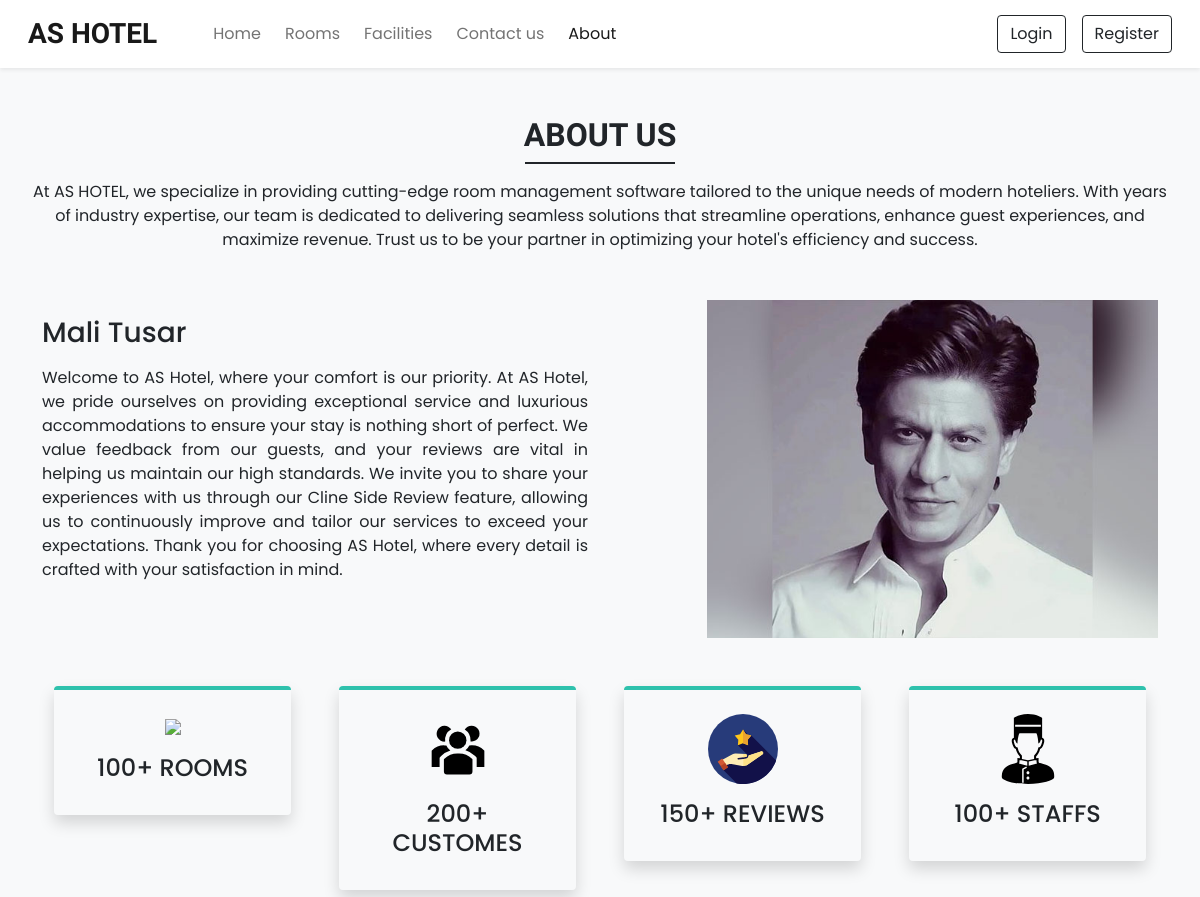
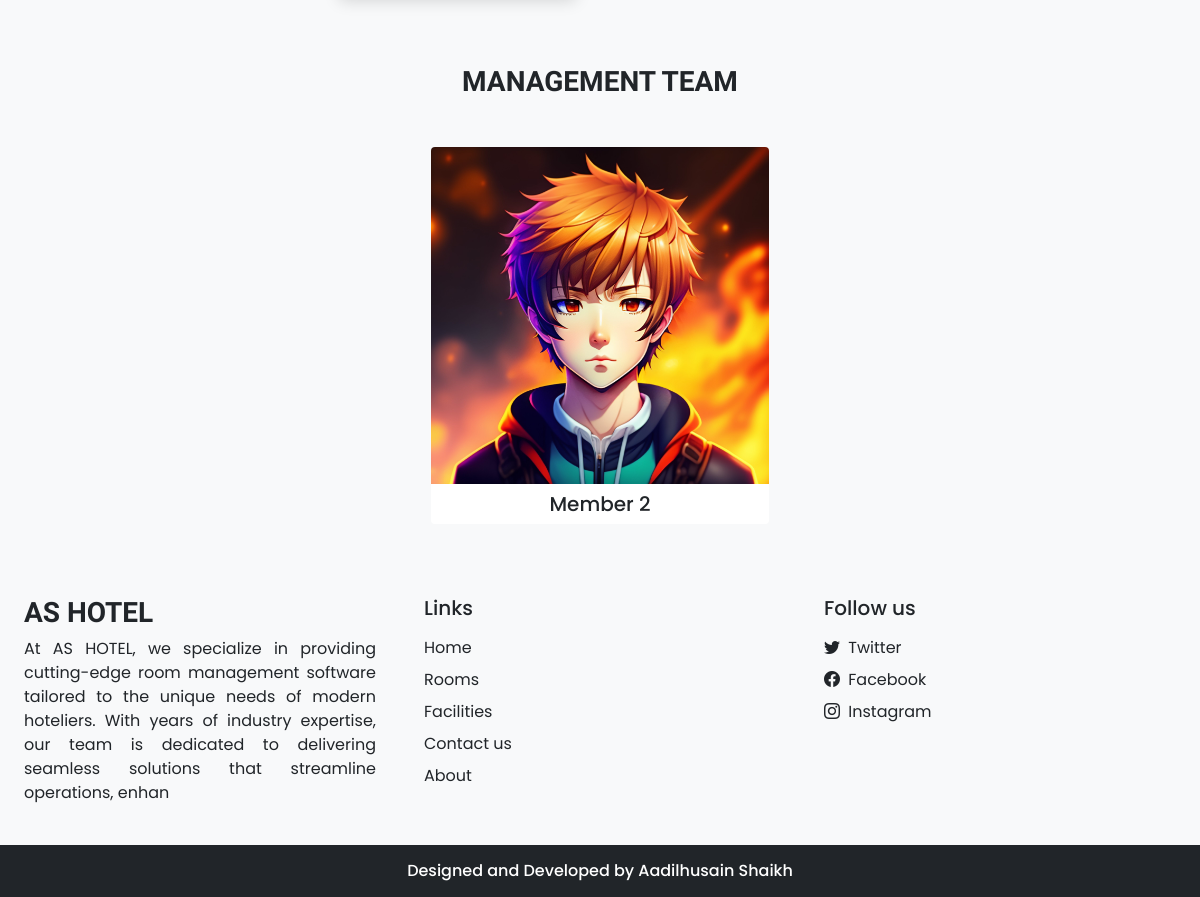
Page /about.php on the committed database (2 pictures, top to bottom).
### tables this page shows
CREATE TABLE `settings` (
  `sr_no` int(11) NOT NULL,
  `site_title` varchar(30) NOT NULL,
  `site_about` varchar(250) NOT NULL,
  `shutdown` tinyint(1) NOT NULL
);

CREATE TABLE `team_details` (
  `sr_no` int(11) NOT NULL,
  `name` varchar(50) NOT NULL,
  `picture` varchar(150) NOT NULL
);

### admin/inc/db_config.php (called while the page is built, shortened)
<?php
    function selectAll($table)
    {
        $con = $GLOBALS['con'];
        $res = mysqli_query($con,"SELECT * FROM $table");
        return $res;
    }
    function select($sql,$values,$datatypes)
    {
        $con = $GLOBALS['con'];
        if($stmt = mysqli_prepare($con,$sql))
        {
            mysqli_stmt_bind_param($stmt,$datatypes,...$values);
            if(mysqli_stmt_execute($stmt)){
                $res = mysqli_stmt_get_result($stmt);
                return $res;
            }
            else{
                mysqli_stmt_close($stmt);
                die("Query cannot be executed - Select");
            }
        }
        else{
            die("Query cannot be prepared - Select");
        }
    }
?>

### about.php (the view, shortened to what this page needs)
<!doctype html>
    <html lang="en">
    <head>
        <?php require('inc/links.php'); ?>
            <link rel="stylesheet" href="https://cdn.jsdelivr.net/npm/swiper@10/swiper-bundle.min.css" />
            <link
              rel="stylesheet"
              href="https://unpkg.com/swiper/swiper-bundle.min.css"
            />
            <link rel="stylesheet" href="https://cdn.jsdelivr.net/npm/swiper@11/swiper-bundle.min.css" />
    </head>
    <body class="bg-light">
        <?php require('inc/header.php'); ?>
        <div class="my-5 px-4">
            <h2 class="fw-bold h-font text-center">ABOUT US</h2>
            <div class="h-line bg-dark"></div>
            <p class="text-center mt-3">
                At AS HOTEL, we specialize in providing cutting-edge room management software tailored to the unique needs of modern hoteliers.
                With years of industry expertise, our team is dedicated to delivering seamless solutions that streamline operations,
                   enhance guest experiences, and maximize revenue. Trust us to be your partner in optimizing your hotel's efficiency and success.
            </p>
        </div>
        <div class="container">
            <div class="row justify-content-between align-items-center">
                <div class="col-lg-6 col-md-5 mb-4 order-lg-1 order-md-1 order-2">
                    <h3 class="mb-3">Mali Tusar</h3>
                    <p class="info_message">
                    Welcome to AS Hotel, where your comfort is our priority.
                    At AS Hotel, we pride ourselves on providing exceptional service and luxurious accommodations to ensure your stay is nothing short of perfect.
                    We value feedback from our guests, and your reviews are vital in helping us maintain our high standards.
                    We invite you to share your experiences with us through our Cline Side Review feature,
                    allowing us to continuously improve and tailor our services to exceed your expectations.
                    Thank you for choosing AS Hotel, where every detail is crafted with your satisfaction in mind.
                    </p>
                </div>
                <div class="col-lg-5 col-md-5 md-4 order-lg-2 order-md-2 order-1">
                    <img src="Images/about/1.jpg" class="w-100">
                </div>
            </div>
        </div>
        <div class="container mt-5">
            <div class="row">
                <div class="col-lg-3 col-md-6 mb-4 px-4">
                    <div class="bg-whote rounded shadow p-4 border-top border-4 text-center box">
                        <img src="Images/about/hotel.svg" width="70px">
                        <h4 class="mt-3">100+ ROOMS</h4>
                    </div>
                </div>
                <div class="col-lg-3 col-md-6 mb-4 px-4">
                    <div class="bg-whote rounded shadow p-4 border-top border-4 text-center box">
                        <img src="Images/about/customer.svg" width="70px">
                        <h4 class="mt-3">200+ CUSTOMES</h4>
                    </div>
                </div>
                <div class="col-lg-3 col-md-6 mb-4 px-4">
                    <div class="bg-whote rounded shadow p-4 border-top border-4 text-center box">
                        <img src="Images/about/rating.svg" width="70px">
                        <h4 class="mt-3">150+ REVIEWS</h4>
                    </div>
                </div>
                <div class="col-lg-3 col-md-6 mb-4 px-4">
                    <div class="bg-whote rounded shadow p-4 border-top border-4 text-center box">
                        <img src="Images/about/staff.svg" width="70px">
                        <h4 class="mt-3">100+ STAFFS</h4>
                    </div>
                </div>
            </div>
        </div>
        <h3 class="my-5 fw-bold h-font text-center">MANAGEMENT TEAM</h3>
        <div class="container px-4">
            <div class="swiper mySwiper">
                <div class="swiper-wrapper mb-5">
                    <?php
                        $about_r = selectAll('team_details');
                        $path = ABOUT_IMG_PATH;
                        while($row = mysqli_fetch_assoc($about_r)){
                            echo<<<data
                                <div class="swiper-slide bg-white text-center overflow-hidden rounded ">
                                    <img src="$path$row[picture]" class="w-100">
                                    <h5 class="mt-2">$row[name]</h5>
                                </div>
                            data;
                        }
                    ?>
                </div>
            </div>
        </div>
            <?php require('inc/footer.php') ?>
    </body>
</html>

### inc/header.php (shortened to what this page needs)
<nav id="nav-bar" class="navbar navbar-expand-lg navbar-light bg-white px-lg-3 py-lg-2 shadow-sm sticky-top">
    <div class="container-fluid">
        <a class="navbar-brand me-5 fw-bold fs-3 h-font" href="index.php"><?php echo $settings_r['site_title'] ?></a>
        <div class="collapse navbar-collapse" id="navbarSupportedContent">
            <ul class="navbar-nav me-auto mb-2 mb-lg-0">
                <li class="nav-item">
                    <a class="nav-link me-2" href="index.php">Home</a>
                </li>
                <li class="nav-item">
                    <a class="nav-link me-2" href="rooms.php">Rooms</a>
                </li>
                <li class="nav-item">
                    <a class="nav-link me-2" href="facilities.php">Facilities</a>
                </li>
                <li class="nav-item">
                    <a class="nav-link me-2" href="contact.php">Contact us</a>
                </li>
                <li class="nav-item">
                    <a class="nav-link me-2" href="about.php">About</a>
                </li>
            </ul>
            <div class="d-flex">
                <?php
                    if(isset($_SESSION['login']) && $_SESSION['login'] == true)
                    {
                        $path = USERS_IMG_PATH;
                        echo <<<data
                            <div class="btn-group">
                                <button type="button" class="btn btn-outline-dark shadow-none dropdown-toggle" data-bs-toggle="dropdown" data-bs-display="static" aria-expanded="false">
                                    <img src="$path$_SESSION[uPic]" style="width: 25px; height: 25px;" class="me-1 rounded-circle">
                                    $_SESSION[uName]
                                </button>
                                <ul class="dropdown-menu dropdown-menu-lg-end">
                                    <li><a class="dropdown-item" href="profile.php">Profile</a></li>
                                    <li><a class="dropdown-item" href="bookings.php">Bookings</a></li>
                                    <li><a class="dropdown-item" href="logout.php">Logout</a></li>
                                </ul>
                            </div>
                        data;
                    }
                    else{
                        echo <<<data
                            <button type="button" class="btn btn-outline-dark shadow-none me-lg-3 me-2" data-bs-toggle="modal" data-bs-target="#loginModal">
                                Login
                            </button>
                            <button type="button" class="btn btn-outline-dark shadow-none" data-bs-toggle="modal" data-bs-target="#registerModal">
                                Register
                            </button>
                        data;
                    }
                ?>
            </div>
        </div>
    </div>
</nav>

### inc/footer.php (shortened to what this page needs)
<div class="container-fluid">
    <div class="row">
        <div class="col-lg-4 p-4">
            <h3 class="h-font fw-bold fs-3 mb-2"><?php echo $settings_r['site_title'] ?></h3>
            <p class="info_message">
                <?php echo $settings_r['site_about'] ?>
            </p>
        </div>
        <div class="col-lg-4 p-4">
            <h5 class="mb-3">Links</h5>
            <a href="index.php" class="d-inline-block mb-2 text-dark text-decoration-none ">Home</a> <br>
            <a href="rooms.php" class="d-inline-block mb-2 text-dark text-decoration-none ">Rooms</a> <br>
            <a href="facilities.php" class="d-inline-block mb-2 text-dark text-decoration-none ">Facilities</a> <br>
            <a href="contact.php" class="d-inline-block mb-2 text-dark text-decoration-none ">Contact us</a> <br>
            <a href="about.php" class="d-inline-block mb-2 text-dark text-decoration-none ">About</a>
        </div>
        <div class="col-lg-4 p-4">
            <h5 class="mb-3">Follow us</h5>
            <?php
                if($contact_r['tw']!=""){
                    echo<<<data
                        <a href="$contact_r[tw]" class="d-inline-block text-dark text-decoration-none mb-2">
                            <i class="bi bi-twitter me-1"></i> Twitter
                        </a><br>
                    data;
                }
            ?>
            <a href="<?php echo $contact_r['fb'] ?>" class="d-inline-block text-dark text-decoration-none mb-2">
                <i class="bi bi-facebook me-1"></i> Facebook
            </a><br>
            <a href="<?php echo $contact_r['insta'] ?>" class="d-inline-block text-dark text-decoration-none">
                <i class="bi bi-instagram me-1"></i> Instagram
            </a>
        </div>
    </div>
</div>
<h6 class="text-center bg-dark text-white p-3 m-0">Designed and Developed by Aadilhusain Shaikh</h6>

### css/common.css (style rules this page uses)
:root { --teal: #2ec1ac; --teal_hover: #279e8c; }
* { font-family: 'Poppins', sans-serif; }
.h-font { font-family: 'Merienda', cursive; }
.h-line { width: 150px; margin: 0 auto; height: 1.7px; }
.info_message { text-align: justify; }

### about.php (style rules this page uses)
.box { border-top-color: var(--teal) !important; }

### rows in the picture
settings: site_title "AS HOTEL", site_about "At AS HOTEL, we specialize in providing cutting-edge room management software tailored to the unique needs of modern hoteliers. With years of industry expertise, our team is dedicated to delivering seamless solutions that streamline operations, enhan"
team_details: picture (picture)
team_details: picture (picture), name "Member 2"
team_details: picture (picture)
